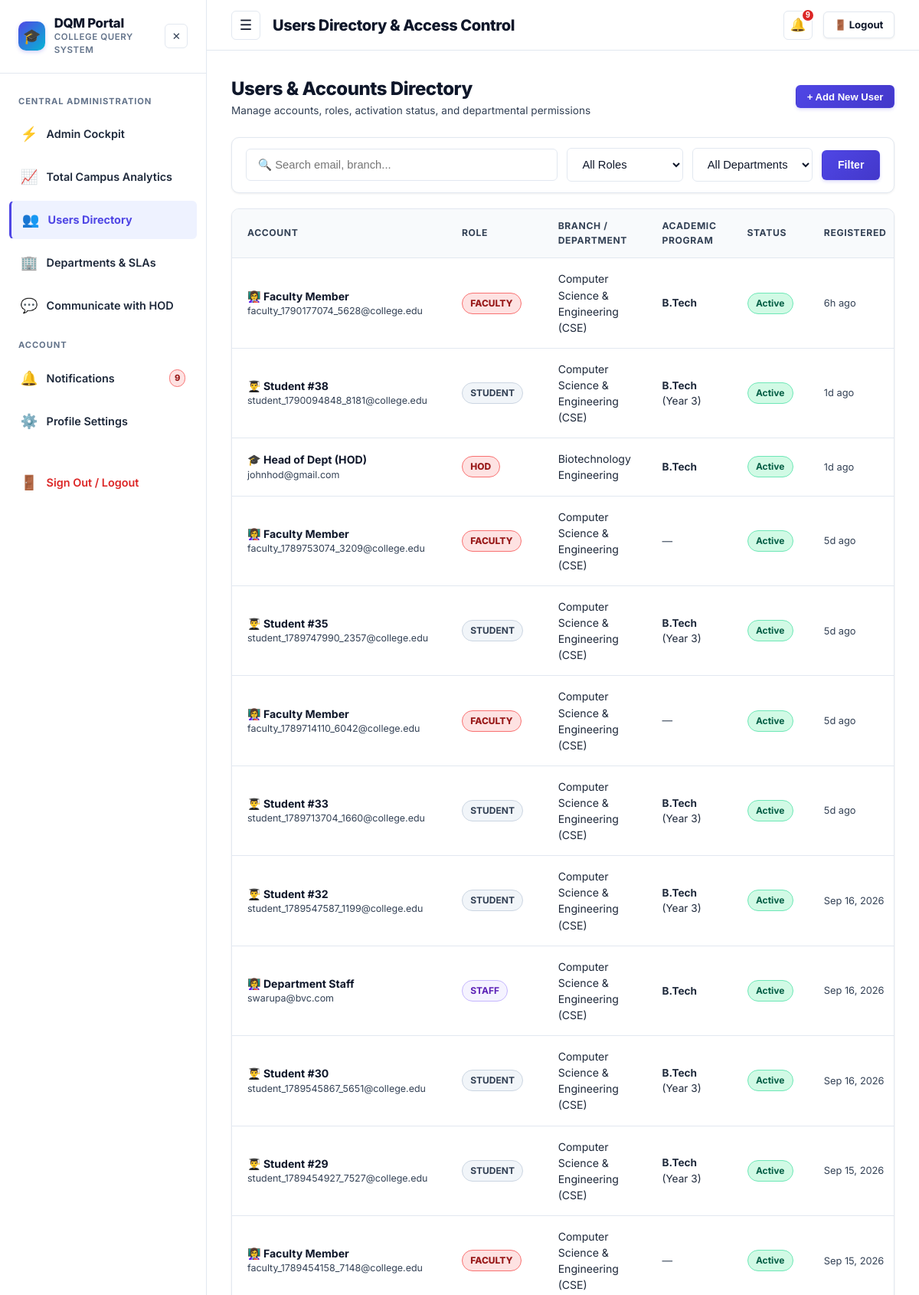
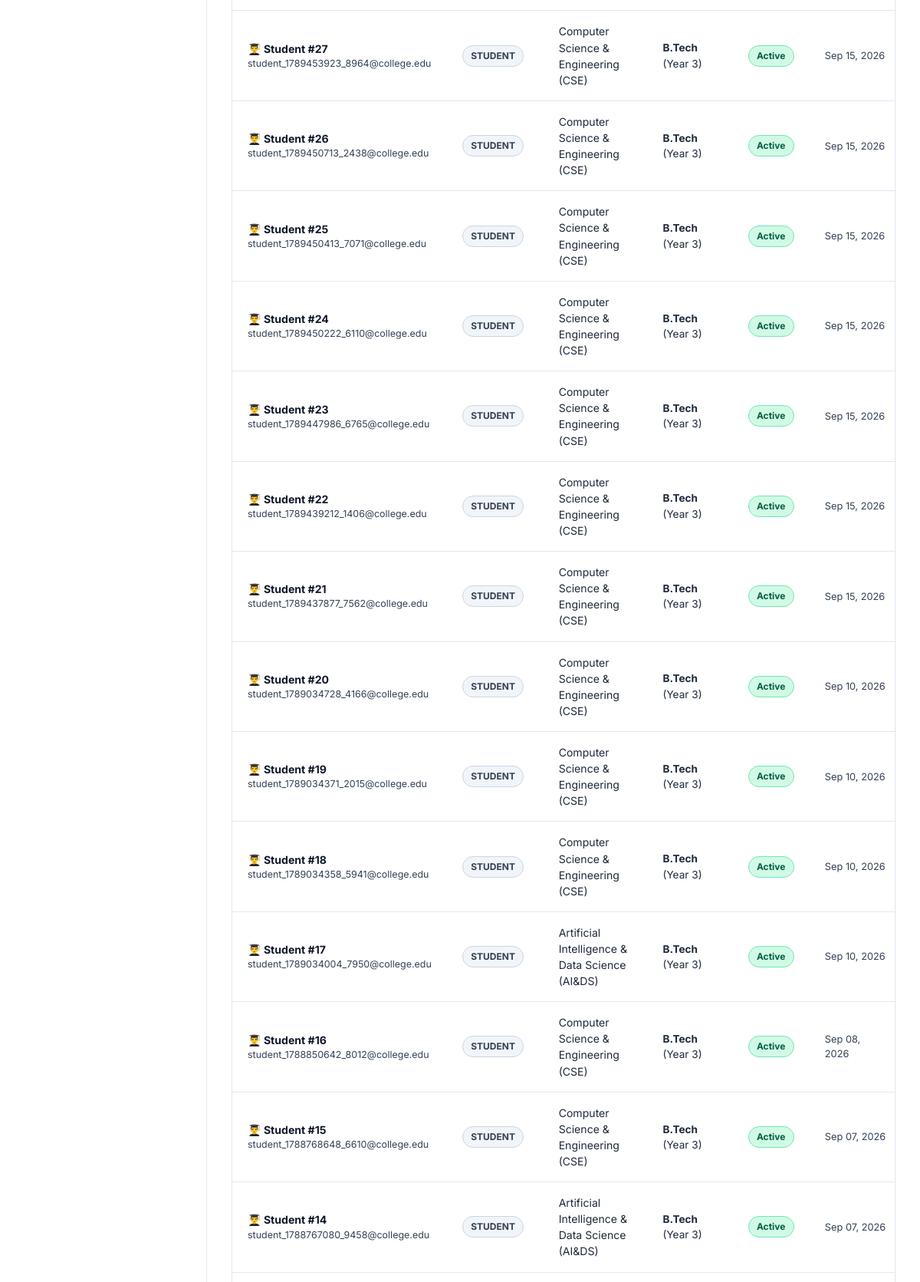
Screenshot of /admin/users (signed in, upper part) with the database file from the repository (2 pictures, top to bottom).
### tables this page shows
CREATE TABLE users (
    id INTEGER PRIMARY KEY AUTOINCREMENT,
    name TEXT DEFAULT 'Anonymous User',
    email TEXT NOT NULL UNIQUE,
    password_hash TEXT NOT NULL,
    role TEXT NOT NULL DEFAULT 'student',
    level TEXT,
    department TEXT,
    course TEXT,
    year INTEGER,
    phone TEXT,
    roll_no TEXT,
    designation TEXT,
    is_active INTEGER DEFAULT 1,
    last_active_at TIMESTAMP DEFAULT CURRENT_TIMESTAMP,
    created_at TIMESTAMP DEFAULT CURRENT_TIMESTAMP
);

### app.py (the view, shortened to what this page needs)
@app.route('/admin/users', methods=['GET', 'POST'])
@login_required
@role_required(['admin', 'principal'])
def admin_users():
    db = get_db()
    role_filter = request.args.get('role', '')
    dept_filter = request.args.get('department', '')
    search = request.args.get('search', '').strip()
    sql = "SELECT * FROM users WHERE 1=1"
    params = []
    if role_filter:
        sql += " AND role = ?"
        params.append(role_filter)
    if dept_filter:
        sql += " AND department = ?"
        params.append(dept_filter)
    if search:
        sql += " AND (name LIKE ? OR email LIKE ? OR roll_no LIKE ?)"
        term = f"%{search}%"
        params.extend([term, term, term])
    sql += " ORDER BY created_at DESC"
    users = db.execute(sql, params).fetchall()
    return render_template(
        'users.html',
        users=users,
        current_role=role_filter,
        current_dept=dept_filter,
        search=search
    )

### app.py (called while the page is built)
@app.before_request
def track_user_activity():
    user = get_current_user()
    if user and user.get('id'):
        uid = user['id']
        if uid not in ONLINE_USERS:
            ONLINE_USERS[uid] = set()
        now_str = datetime.now().strftime('%Y-%m-%d %H:%M:%S')
        try:
            db = get_db()
            db.execute("UPDATE users SET last_active_at = ? WHERE id = ?", (now_str, uid))
            db.commit()
        except Exception:
            pass

def login_required(f):
    @wraps(f)
    def decorated_function(*args, **kwargs):
        user = get_current_user()
        if not user:
            session.clear()
            flash('Please log in to access this page.', 'warning')
            return redirect(url_for('login', next=request.url))
        return f(*args, **kwargs)
    return decorated_function

def role_required(allowed_roles):
    def decorator(f):
        @wraps(f)
        def decorated_function(*args, **kwargs):
            user = get_current_user()
            if not user:
                session.clear()
                flash('Please log in to access this page.', 'warning')
                return redirect(url_for('login'))
            if user['role'] not in allowed_roles and user['role'] not in ['admin', 'principal']:
                flash('You do not have permission to access that resource.', 'danger')
                return redirect(url_for('dashboard'))
            return f(*args, **kwargs)
        return decorated_function
    return decorator

def get_current_user():
    if 'user_id' in session:
        db = get_db()
        user = db.execute('SELECT * FROM users WHERE id = ?', (session['user_id'],)).fetchone()
        if not user or not user['is_active']:
            session.clear()
            return None
        return dict(user)
    return None

### database.py (called while the page is built)
def get_db():
    if 'db' not in g:
        g.db = sqlite3.connect(
            current_app.config['DATABASE'],
            detect_types=sqlite3.PARSE_DECLTYPES
        )
        g.db.row_factory = sqlite3.Row
        g.db.execute("PRAGMA foreign_keys = ON")
        init_db(g.db)
    return g.db

### models.py (called while the page is built)
def init_db(db_conn):
    db_conn.executescript(SCHEMA)
    check_and_migrate_db(db_conn)
    db_conn.commit()

### templates/users.html (shortened to what this page needs)
{% extends 'base.html' %}
{% block page_title %}Users Directory & Access Control{% endblock %}
{% block content %}
<div style="max-width: 1200px; margin: 0 auto;">
  <div style="display: flex; justify-content: space-between; align-items: center; margin-bottom: 1.5rem; flex-wrap: wrap; gap: 1rem;">
    <div>
      <h1 style="font-size: 1.5rem; font-weight: 800; color: var(--text-main); margin: 0;">Users & Accounts Directory</h1>
      <p style="font-size: 0.85rem; color: var(--text-muted); margin: 0;">Manage accounts, roles, activation status, and departmental permissions</p>
    </div>
    <button type="button" class="btn btn-primary btn-sm" onclick="document.getElementById('createUserModal').style.display='block'">
      + Add New User
    </button>
  </div>
  <form method="GET" action="{{ url_for('admin_users') }}" class="filter-bar">
    <div style="flex-grow: 1; min-width: 240px;">
      <input type="text" name="search" class="form-control" placeholder="🔍 Search email, branch..." value="{{ search }}">
    </div>
    <div>
      <select name="role" class="form-control" onchange="this.form.submit()">
        <option value="">All Roles</option>
      </select>
    </div>
    <div>
      <select name="department" class="form-control" onchange="this.form.submit()">
        <option value="">All Departments</option>
      </select>
    </div>
    <button type="submit" class="btn btn-primary">Filter</button>
  </form>
  <div class="table-container">
    <table class="table">
      <thead>
        <tr>
          <th>Account</th>
          <th>Role</th>
          <th>Branch / Department</th>
          <th>Academic Program</th>
          <th>Status</th>
          <th>Registered</th>
        </tr>
      </thead>
      <tbody>
        {% if users %}
          {% for u in users %}
          <tr>
            <td>
              <div style="font-weight: 700; color: var(--text-main);">
                {% if u.role == 'student' %}👨‍🎓 Student #{{ u.id }}
                {% elif u.role == 'office_staff' %}💼 Office Staff
                {% elif u.role == 'staff' %}👩‍🏫 Department Staff
                {% elif u.role == 'hod' %}🎓 Head of Dept (HOD)
                {% elif u.role == 'ao' %}🏢 Administrative Officer
                {% elif u.role == 'principal' %}🏛️ Principal
                {% elif u.role == 'faculty' %}👩‍🏫 Faculty Member
                {% else %}⚡ Administrator{% endif %}
              </div>
              <div style="font-size: 0.78rem; color: var(--text-muted);">{{ u.email }}</div>
            </td>
            <td>
              <span class="badge badge-sm {% if u.role == 'student' %}badge-low{% elif u.role in ['staff', 'office_staff'] %}badge-status-assigned{% elif u.role == 'hod' %}badge-urgent{% elif u.role in ['ao', 'principal'] %}badge-medium{% else %}badge-urgent{% endif %}">
                {{ u.role | replace('_', ' ') | upper }}
              </span>
            </td>
            <td>{{ u.department or 'General Campus' }}</td>
            <td style="font-size: 0.85rem;">
              {% if u.course %}
                <strong>{{ u.course }}</strong> {% if u.year %}(Year {{ u.year }}){% endif %}
              {% else %}
                <span style="color: var(--text-muted);">—</span>
              {% endif %}
            </td>
            <td>
              {% if u.is_active %}
                <span class="badge badge-status-resolved">Active</span>
              {% else %}
                <span class="badge badge-status-reopened">Deactivated</span>
              {% endif %}
            </td>
            <td style="font-size: 0.8rem; color: var(--text-muted);">{{ u.created_at | timeago }}</td>
          </tr>
          {% endfor %}
        {% else %}
          <tr>
            <td colspan="7" style="text-align: center; padding: 2rem; color: var(--text-muted);">
              No users matching this search or filter criteria.
            </td>
          </tr>
        {% endif %}
      </tbody>
    </table>
  </div>
</div>
{% endblock %}

### static/css/style.css (style rules this page uses)
:root { --primary: #4f46e5; --primary-hover: #4338ca; --primary-light: #eef2ff; --secondary: #0ea5e9; --secondary-light: #e0f2fe; --success: #10b981; --success-light: #d1fae5; --warning: #d97706; --warning-light: #fef3c7; --danger: #dc2626; --danger-light: #fee2e2; --urgent: #b91c1c; --urgent-light: #ffe4e6; --bg-main: #ffffff; --bg-surface: #ffffff; --bg-card: #ffffff; --bg-subtle: #f8fafc; --bg-sidebar: #ffffff; --bg-sidebar-hover: #f1f5f9; --text-main: #0f172a; --text-body: #1e293b; --text-muted: #334155; --text-light: #64748b; --border-color: #e2e8f0; --border-focus: #4f46e5; --font-sans: 'Inter', -apple-system, BlinkMacSystemFont, 'Segoe UI', Roboto, Helvetica, Arial, sans-serif; --shadow-sm: 0 1px 3px 0 rgb(0 0 0 / 0.07); --shadow: 0 4px 6px -1px rgb(0 0 0 / 0.08), 0 2px 4px -2px rgb(0 0 0 / 0.06); --shadow-md: 0 10px 15px -3px rgb(0 0 0 / 0.08), 0 4px 6px -4px rgb(0 0 0 / 0.04); --shadow-lg: 0 20px 25px -5px rgb(0 0 0 / 0.1), 0 8px 10px -6px rgb(0 0 0 / 0.05); --radius-sm: 6px; --radius-md: 10px; --radius-lg: 14px; --radius-full: 9999px; --transition: all 0.25s cubic-bezier(0.4, 0, 0.2, 1); --sidebar-width: 270px; }
*, *::before, *::after { box-sizing: border-box; margin: 0; padding: 0; }
body { font-family: var(--font-sans); background-color: var(--bg-main); color: var(--text-body); line-height: 1.5; -webkit-font-smoothing: antialiased; min-height: 100vh; display: flex; flex-direction: column; }
h1, h2, h3, h4, h5, h6 { color: var(--text-main); font-weight: 700; letter-spacing: -0.02em; }
p, span, label, input, select, textarea, button { color: var(--text-body); }
.btn { transition: all 0.2s cubic-bezier(0.16, 1, 0.3, 1); }
.btn { display: inline-flex; align-items: center; justify-content: center; gap: 0.5rem; padding: 0.65rem 1.25rem; font-size: 0.88rem; font-weight: 600; border-radius: var(--radius-sm); border: 1px solid transparent; cursor: pointer; transition: var(--transition); white-space: nowrap; }
.btn-primary { background: linear-gradient(135deg, #4f46e5, #4338ca); color: #ffffff !important; box-shadow: 0 2px 4px rgba(79, 70, 229, 0.2); }
.btn-sm { padding: 0.4rem 0.85rem; font-size: 0.82rem; }
.badge { display: inline-flex; align-items: center; gap: 0.35rem; padding: 0.25rem 0.65rem; font-size: 0.75rem; font-weight: 700; border-radius: var(--radius-full); transition: transform 0.2s ease; }
.badge-critical, .badge-urgent { background-color: #fee2e2; color: #991b1b; border: 1px solid #f87171; font-weight: 800; animation: urgentPulse 2.5s infinite; }
.badge-low { background-color: #f1f5f9; color: #334155; border: 1px solid #cbd5e1; }
.badge-status-assigned { background-color: #f5f3ff; color: #5b21b6; border: 1px solid #c4b5fd; }
.badge-status-resolved { background-color: var(--success-light); color: #065f46; border: 1px solid #6ee7b7; }
.table-container { background: var(--bg-surface); border: 1px solid var(--border-color); border-radius: var(--radius-md); overflow-x: auto; box-shadow: var(--shadow-sm); }
.table { width: 100%; border-collapse: collapse; text-align: left; font-size: 0.88rem; }
.table th { background-color: #f8fafc; padding: 0.85rem 1.25rem; font-weight: 700; color: var(--text-muted); border-bottom: 1px solid var(--border-color); font-size: 0.76rem; text-transform: uppercase; letter-spacing: 0.05em; }
.table td { padding: 1rem 1.25rem; border-bottom: 1px solid var(--border-color); color: var(--text-body); vertical-align: middle; transition: background-color 0.2s ease; }
.table tbody tr { transition: transform 0.18s ease, background-color 0.18s ease; }
.form-control { width: 100%; padding: 0.75rem 0.95rem; font-size: 0.92rem; border: 1px solid var(--border-color); border-radius: var(--radius-sm); background-color: #ffffff; color: var(--text-main); transition: border-color 0.2s ease, box-shadow 0.2s ease; }
.filter-bar { display: flex; flex-wrap: wrap; gap: 0.75rem; align-items: center; margin-bottom: 1.25rem; background: var(--bg-surface); padding: 0.85rem 1.1rem; border-radius: var(--radius-md); border: 1px solid var(--border-color); box-shadow: var(--shadow-sm); transition: box-shadow 0.2s ease; }

### rows the page displays
users: shows "👩‍🏫 Faculty Member", email "faculty_1790177074_5628@college.edu", role "FACULTY", department "Computer Science & Engineering (CSE)", course "B.Tech", is_active "Active", created_at "6h ago"
users: id "38", email "student_1790094848_8181@college.edu", role "STUDENT", department "Computer Science & Engineering (CSE)", course "B.Tech", year "3", is_active "Active", created_at "1d ago"
users: shows "🎓 Head of Dept (HOD)", email "johnhod@gmail.com", role "HOD", department "Biotechnology Engineering", course "B.Tech", is_active "Active", created_at "1d ago"
users: shows "👩‍🏫 Faculty Member", email "faculty_1789753074_3209@college.edu", role "FACULTY", department "Computer Science & Engineering (CSE)", is_active "Active", created_at "5d ago"
users: id "35", email "student_1789747990_2357@college.edu", role "STUDENT", department "Computer Science & Engineering (CSE)", course "B.Tech", year "3", is_active "Active", created_at "5d ago"
users: shows "👩‍🏫 Faculty Member", email "faculty_1789714110_6042@college.edu", role "FACULTY", department "Computer Science & Engineering (CSE)", is_active "Active", created_at "5d ago"
users: id "33", email "student_1789713704_1660@college.edu", role "STUDENT", department "Computer Science & Engineering (CSE)", course "B.Tech", year "3", is_active "Active", created_at "5d ago"
users: id "32", email "student_1789547587_1199@college.edu", role "STUDENT", department "Computer Science & Engineering (CSE)", course "B.Tech", year "3", is_active "Active", created_at "Sep 16, 2026"
users: shows "👩‍🏫 Department Staff", email "swarupa@bvc.com", role "STAFF", department "Computer Science & Engineering (CSE)", course "B.Tech", is_active "Active", created_at "Sep 16, 2026"
users: id "30", email "student_1789545867_5651@college.edu", role "STUDENT", department "Computer Science & Engineering (CSE)", course "B.Tech", year "3", is_active "Active", created_at "Sep 16, 2026"
users: id "29", email "student_1789454927_7527@college.edu", role "STUDENT", department "Computer Science & Engineering (CSE)", course "B.Tech", year "3", is_active "Active", created_at "Sep 15, 2026"
users: shows "👩‍🏫 Faculty Member", email "faculty_1789454158_7148@college.edu", role "FACULTY", department "Computer Science & Engineering (CSE)", is_active "Active", created_at "Sep 15, 2026"
users: id "27", email "student_1789453923_8964@college.edu", role "STUDENT", department "Computer Science & Engineering (CSE)", course "B.Tech", year "3", is_active "Active", created_at "Sep 15, 2026"
users: id "26", email "student_1789450713_2438@college.edu", role "STUDENT", department "Computer Science & Engineering (CSE)", course "B.Tech", year "3", is_active "Active", created_at "Sep 15, 2026"
users: id "25", email "student_1789450413_7071@college.edu", role "STUDENT", department "Computer Science & Engineering (CSE)", course "B.Tech", year "3", is_active "Active", created_at "Sep 15, 2026"
users: id "24", email "student_1789450222_6110@college.edu", role "STUDENT", department "Computer Science & Engineering (CSE)", course "B.Tech", year "3", is_active "Active", created_at "Sep 15, 2026"
users: id "23", email "student_1789447986_6765@college.edu", role "STUDENT", department "Computer Science & Engineering (CSE)", course "B.Tech", year "3", is_active "Active", created_at "Sep 15, 2026"
users: id "22", email "student_1789439212_1406@college.edu", role "STUDENT", department "Computer Science & Engineering (CSE)", course "B.Tech", year "3", is_active "Active", created_at "Sep 15, 2026"
users: id "21", email "student_1789437877_7562@college.edu", role "STUDENT", department "Computer Science & Engineering (CSE)", course "B.Tech", year "3", is_active "Active", created_at "Sep 15, 2026"
users: id "20", email "student_1789034728_4166@college.edu", role "STUDENT", department "Computer Science & Engineering (CSE)", course "B.Tech", year "3", is_active "Active", created_at "Sep 10, 2026"
users: id "19", email "student_1789034371_2015@college.edu", role "STUDENT", department "Computer Science & Engineering (CSE)", course "B.Tech", year "3", is_active "Active", created_at "Sep 10, 2026"
users: id "18", email "student_1789034358_5941@college.edu", role "STUDENT", department "Computer Science & Engineering (CSE)", course "B.Tech", year "3", is_active "Active", created_at "Sep 10, 2026"
users: id "17", email "student_1789034004_7950@college.edu", role "STUDENT", department "Artificial Intelligence & Data Science (AI&DS)", course "B.Tech", year "3", is_active "Active", created_at "Sep 10, 2026"
users: id "16", email "student_1788850642_8012@college.edu", role "STUDENT", department "Computer Science & Engineering (CSE)", course "B.Tech", year "3", is_active "Active", created_at "Sep 08, 2026"
users: id "15", email "student_1788768648_6610@college.edu", role "STUDENT", department "Computer Science & Engineering (CSE)", course "B.Tech", year "3", is_active "Active", created_at "Sep 07, 2026"
users: id "14", email "student_1788767080_9458@college.edu", role "STUDENT", department "Artificial Intelligence & Data Science (AI&DS)", course "B.Tech", year "3", is_active "Active", created_at "Sep 07, 2026"

### other values shown
{{ unread_notifications_count }} "9"
